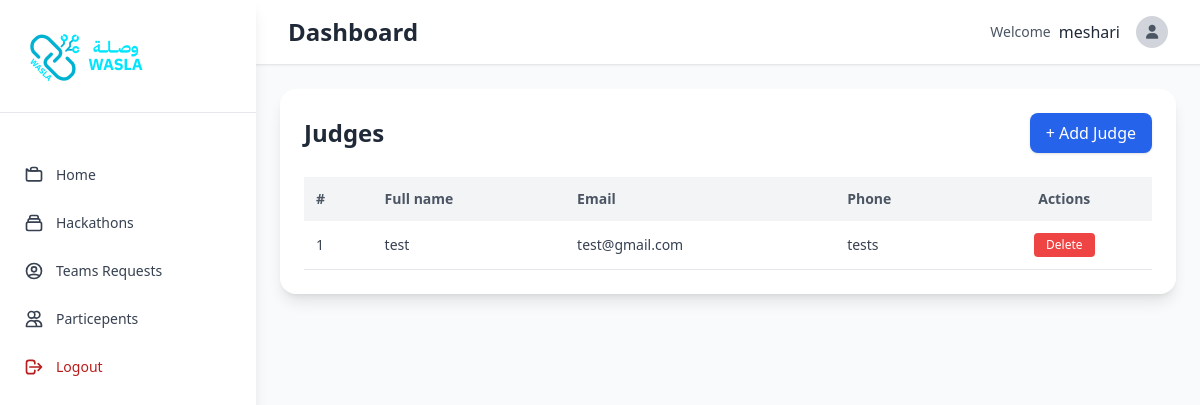
Screenshot of /dashboard/judges/1 (signed in) with the database file from the repository.
### dashboard/models.py (models this page shows, shortened)
class Judge(models.Model):
        hackathon = models.ForeignKey(Hackathon, on_delete=models.CASCADE, related_name="hackathon_judges")
        judge_name = models.CharField(max_length=100)
        judge_email = models.EmailField(max_length=100)
        judge_phone = models.CharField(max_length=100)

### dashboard/views.py (the view)
# urls.py: path('judges/<hackathon_id>', views.dashboard_judges_view, name="dashboard_judges_view"),
def dashboard_judges_view(request:HttpRequest,hackathon_id:int):
    if not request.user.is_authenticated or not request.user.user_profile.account_type == 'organization':
        return redirect("accounting:accounting_signin")
    try:
        hackathon = models.Hackathon.objects.get(pk=hackathon_id)
        if hackathon:
            return render(request, 'judges.html',{
                "hackathon":hackathon,
            })
    except models.Hackathon.DoesNotExist:
        messages.error(request, "Hackathon not found.", "bg-red-600")
        return redirect(request.META.get("HTTP_REFERER"))

### dashboard/templates/judges.html (shortened to what this page needs)
{% extends 'base.html' %}
{% load static %}
{% block content %}
            <main class="p-6">
            <div class=" mx-auto bg-white rounded-2xl shadow-lg p-6">
                <div class="flex justify-between items-center mb-6">
                  <h1 class="text-2xl font-bold text-gray-800">Judges</h1>
                  <button onclick="openModal()" class="px-4 py-2 bg-blue-600 text-white rounded-lg shadow hover:bg-blue-700">
                    + Add Judge
                  </button>
                </div>
                <div class="overflow-x-auto">
                  <table class="w-full border-collapse">
                    <thead>
                      <tr class="bg-gray-100 text-left text-gray-600 text-sm">
                        <th class="p-3">#</th>
                        <th class="p-3">Full name</th>
                        <th class="p-3">Email</th>
                        <th class="p-3">Phone</th>
                        <th class="p-3 text-center">Actions</th>
                      </tr>
                    </thead>
                    <tbody class="text-gray-700 text-sm">
                      {% for judge in hackathon.hackathon_judges.all %}
                      <tr class="border-b hover:bg-gray-50">
                        <td class="p-3 font-medium">{{forloop.counter}}</td>
                        <td class="p-3 font-medium">{{judge.judge_name}}</td>
                        <td class="p-3 font-medium">{{judge.judge_email}}</td>
                        <td class="p-3 font-medium">{{judge.judge_phone}}</td>
                        <td class="p-3 flex gap-2 justify-center">
                          <button onclick="confirmDelete(event, '{% url 'dashboard:dashboard_delete_judge_view' judge.id %}')" class="px-3 py-1 bg-red-500 text-white rounded hover:bg-red-600 text-xs">Delete</button>
                        </td>
                      </tr>
                      {% endfor %}
                    </tbody>
                  </table>
                </div>
              </div>
              </main>
        </div>
    </div>
{% endblock %}

### dashboard/templates/base.html (shortened to what this page needs)
{% load static %}
<!DOCTYPE html>
<html lang="en">
<head>
    <script src="https://cdn.tailwindcss.com"></script>
    <link rel="stylesheet" href="https://cdnjs.cloudflare.com/ajax/libs/font-awesome/6.4.0/css/all.min.css">
</head>
<body class="bg-gray-50 font-sans">
    <div class="flex h-screen relative">
        <div id="sidebar" class="fixed md:static w-64 bg-white shadow-lg h-full z-30 sidebar-transition sidebar-closed md:sidebar-open">
            <div class="flex items-center justify-between p-6 border-b">
                <div class="flex items-center space-x-2">
                    <img src="{% static 'logo.png' %}" alt="Logo" class="h-16 w-auto">
                </div>
            </div>
            <nav class="px-3 py-10">
              <a href="{% url 'dashboard:dashboard_home_view' %}" class="sidebar-item {% if request.path == '/dashboard/' %} bg-blue-100/40 text-blue-600 {% else %} text-gray-700 {% endif %} flex items-center px-3 py-3 mb-1 text-sm font-medium rounded-lg transition-colors">
                  Home
              </a>
              <a href="{% url 'dashboard:dashboard_hackathons_view' %}" class="sidebar-item flex items-center px-3 py-3 mb-1 text-sm font-medium {% if request.path == '/dashboard/hackathons/' %} bg-blue-100/40 text-blue-600 {% else %} text-gray-700 {% endif %} rounded-lg transition-colors">
                  <svg class="w-5 h-5 mr-3" fill="none" stroke="currentColor" viewBox="0 0 24 24">
                      <path stroke-linecap="round" stroke-linejoin="round" stroke-width="2" d="M19 11H5m14 0a2 2 0 012 2v6a2 2 0 01-2 2H5a2 2 0 01-2-2v-6a2 2 0 012-2m14 0V9a2 2 0 00-2-2M5 11V9a2 2 0 012-2m0 0V5a2 2 0 012-2h6a2 2 0 012 2v2M7 7h10"/>
                  </svg>
                  Hackathons
              </a>
              <a href="{% url 'dashboard:dashboard_teams_requests_view' %}" class="sidebar-item flex items-center px-3 py-3 mb-1 text-sm font-medium {% if request.path == '/dashboard/teams_requests/' %} bg-blue-100/40 text-blue-600 {% else %} text-gray-700 {% endif %} rounded-lg transition-colors">
                <svg class="w-5 h-5 mr-3" fill="none" stroke="currentColor" viewBox="0 0 24 24">
                  <path stroke-linecap="round" stroke-linejoin="round" stroke-width="2" d="M5.121 17.804A13.937 13.937 0 0112 16c2.5 0 4.847.655 6.879 1.804M15 10a3 3 0 11-6 0 3 3 0 016 0zm6 2a9 9 0 11-18 0 9 9 0 0118 0z"/>
                </svg>
                  Teams Requests
              </a>
              <a href="{% url 'dashboard:dashboard_particepents_view' %}" class="sidebar-item flex items-center px-3 py-3 mb-1 text-sm font-medium {% if request.path == '/dashboard/particepents/' %} bg-blue-100/40 text-blue-600 {% else %} text-gray-700 {% endif %} rounded-lg transition-colors">
                <svg class="w-5 h-5 mr-3" fill="none" stroke="currentColor" viewBox="0 0 24 24">
                    <path stroke-linecap="round" stroke-linejoin="round" stroke-width="2" d="M12 4.354a4 4 0 110 5.292M15 21H3v-1a6 6 0 0112 0v1zm0 0h6v-1a6 6 0 00-9-5.197M13 7a4 4 0 11-8 0 4 4 0 018 0z"/>
                </svg>
                  Particepents
              </a>
              <a href="{% url 'accounting:accounting_logout' %}" class="sidebar-item flex items-center px-3 py-3 mb-1 text-sm font-medium text-red-700 rounded-lg transition-colors">
                <svg class="w-5 h-5 mr-3" fill="none" stroke="currentColor" viewBox="0 0 24 24">
                    <path stroke-linecap="round" stroke-linejoin="round" stroke-width="2" d="M17 16l4-4m0 0l-4-4m4 4H7m6 4v1a3 3 0 01-3 3H6a3 3 0 01-3-3V7a3 3 0 013-3h4a3 3 0 013 3v1" />
                </svg>
                Logout
            </a>
          </nav>
        </div>
        <div class="flex-1 overflow-auto">
            <div class="bg-white shadow-sm border-b px-4 md:px-8 py-4 flex justify-between items-center">
                <h1 class="text-xl md:text-2xl font-bold text-gray-800 md:ml-0">Dashboard</h1>
                <div class="flex items-center space-x-3 md:space-x-4">
                    <div class="flex items-center space-x-2">
                        <span class="text-gray-600 text-sm hidden sm:inline">Welcome</span>
                        <span class="font-medium text-gray-800">{{request.user.first_name}}</span>
                    </div>
                    <div class="w-8 h-8 bg-gray-300 rounded-full flex items-center justify-center">
                        <i class="fas fa-user text-gray-600 text-sm"></i>
                    </div>
                </div>
            </div>
            {% block content %}
            {% endblock %}
</body>
</html>

### dashboard/templates/base.html (style rules this page uses)
.sidebar-transition { transition: transform 0.3s ease-in-out, width 0.3s ease-in-out; }

### rows the page displays
Judge: judge_name "test", judge_email "test@gmail.com", judge_phone "tests"

### other values shown
{{ request.user.first_name }} "meshari"
